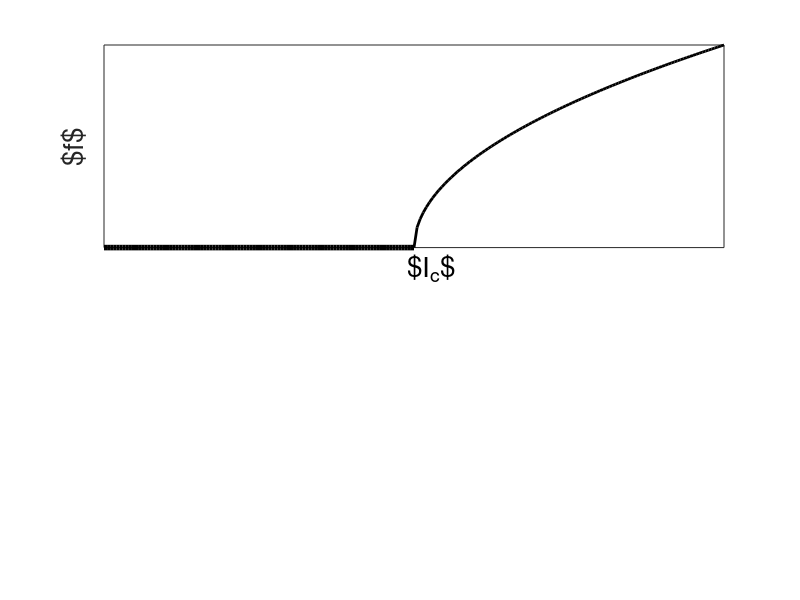

MATLAB code for this plot:
subplot(211);

I=(-100:0)/100; f=0*I;
plot(I,f,'-k','Linewidth',4);
hold on;
I=(0:100)/100; f=sqrt(I);
plot(I,f,'-k','Linewidth',2);
hold off;
set(gca,'Fontsize',16);
ylabel('$f$','Fontsize',20);
text(-0.02,-0.1,'$I_c$','Fontsize',20);
axis([-1,1,0,1]);
set(gca,'Xtick',[]); set(gca,'Ytick',[]);
shg;
